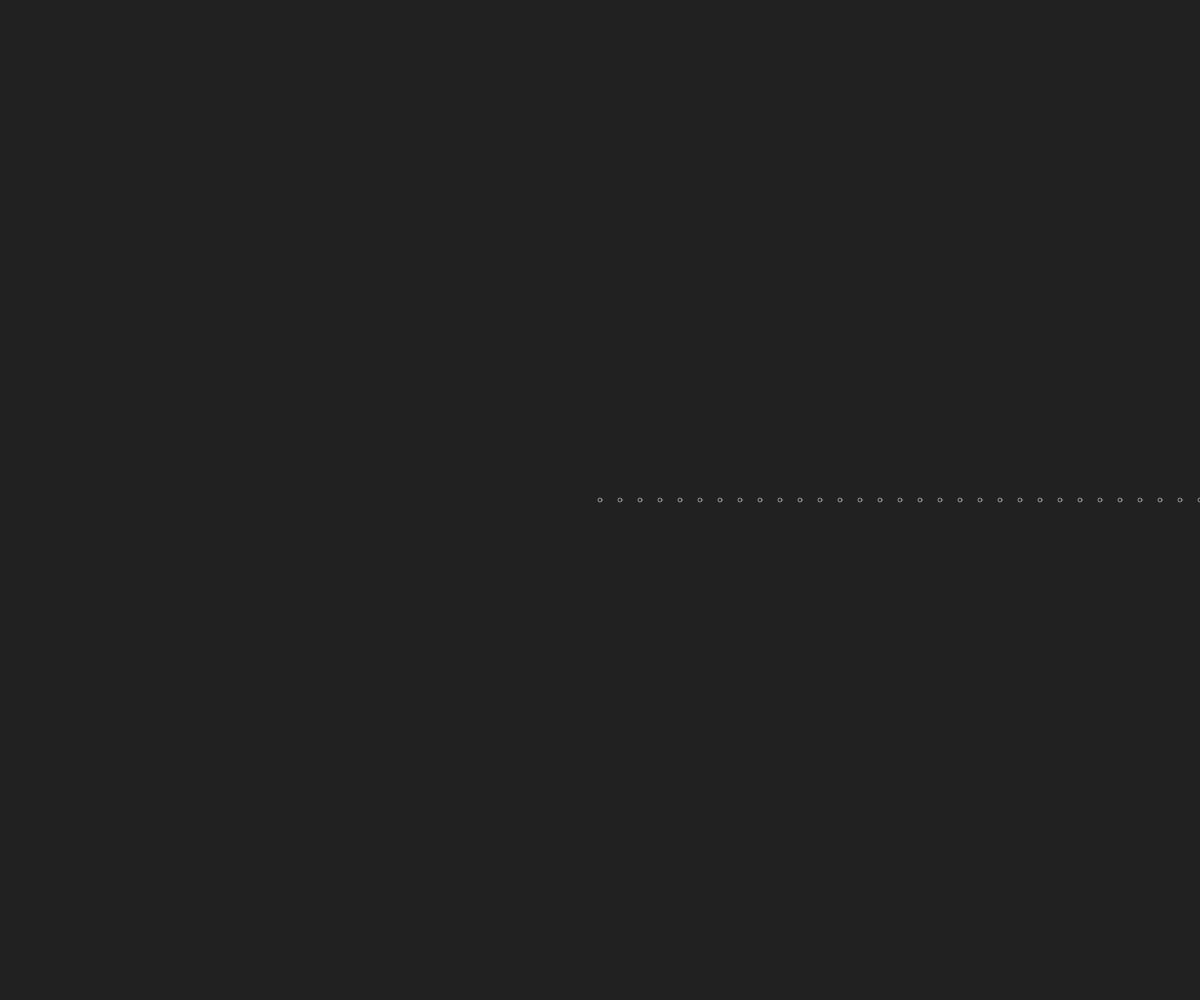
Frame 1 (no input)
Frame 2 (the mouse pressed at the canvas centre, redrawn once): identical to frame 1, image omitted

The p5.js sketch that drew this single still picture (run headless with seeded random() and noise() and a simulated clock; the mouse was pressed at the canvas centre and the sketch redrawn once):

// p5.js sketch
// ── sketch.js
//==========
// p5.js

const palette = ["#F4F1DE", "#E07A5F", "#3D405B", "#81B29A", "#F2CC8F"];
const rad = 20;
let cX, cY, total, t;

function setup(){
	createCanvas(windowWidth,windowHeight);
	angleMode(DEGREES);
	noLoop();
	background(33);
	noFill();
	stroke(255);

	cX = width / 2;
	cY = height / 2;
	total = width / rad;
	t = 0;
}

function draw(){
	background(33);

	// noStroke();
	// fill(33, 33, 33, 66);
	// rect(0, 0, width, height);

	stroke(255);
	strokeWeight(0.5);
	noFill();

	drawPtn(cX, cY);
}

function drawPtn(pX, pY){

	push();
	translate(pX, pY);
	for(let i=0; i<total; i++){
		let x = i * rad;
		circle(x, 0, 4);
	}
	pop();
}
